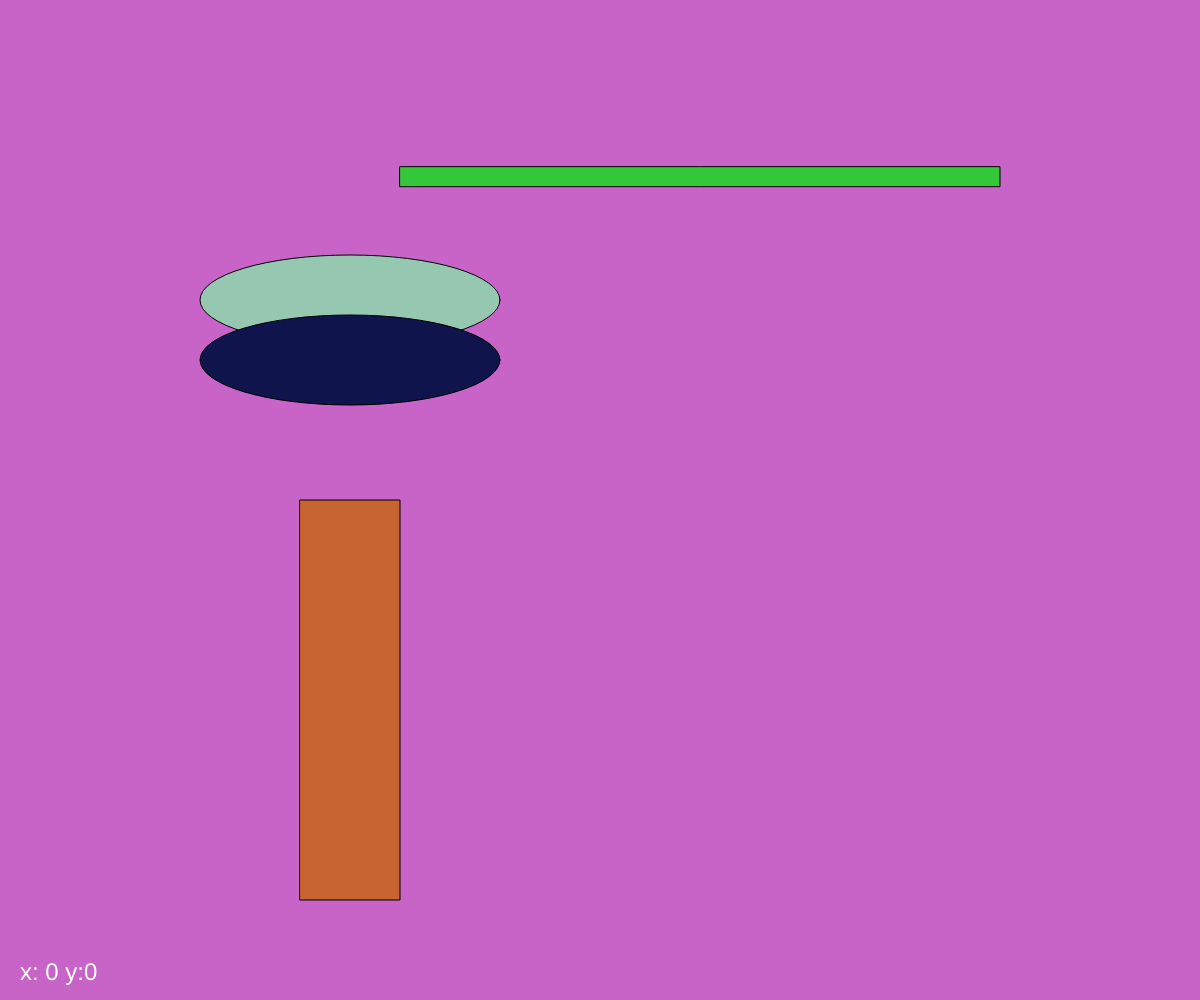
Frame 1 (no input)
Frame 60 (no input): identical to frame 1, image omitted
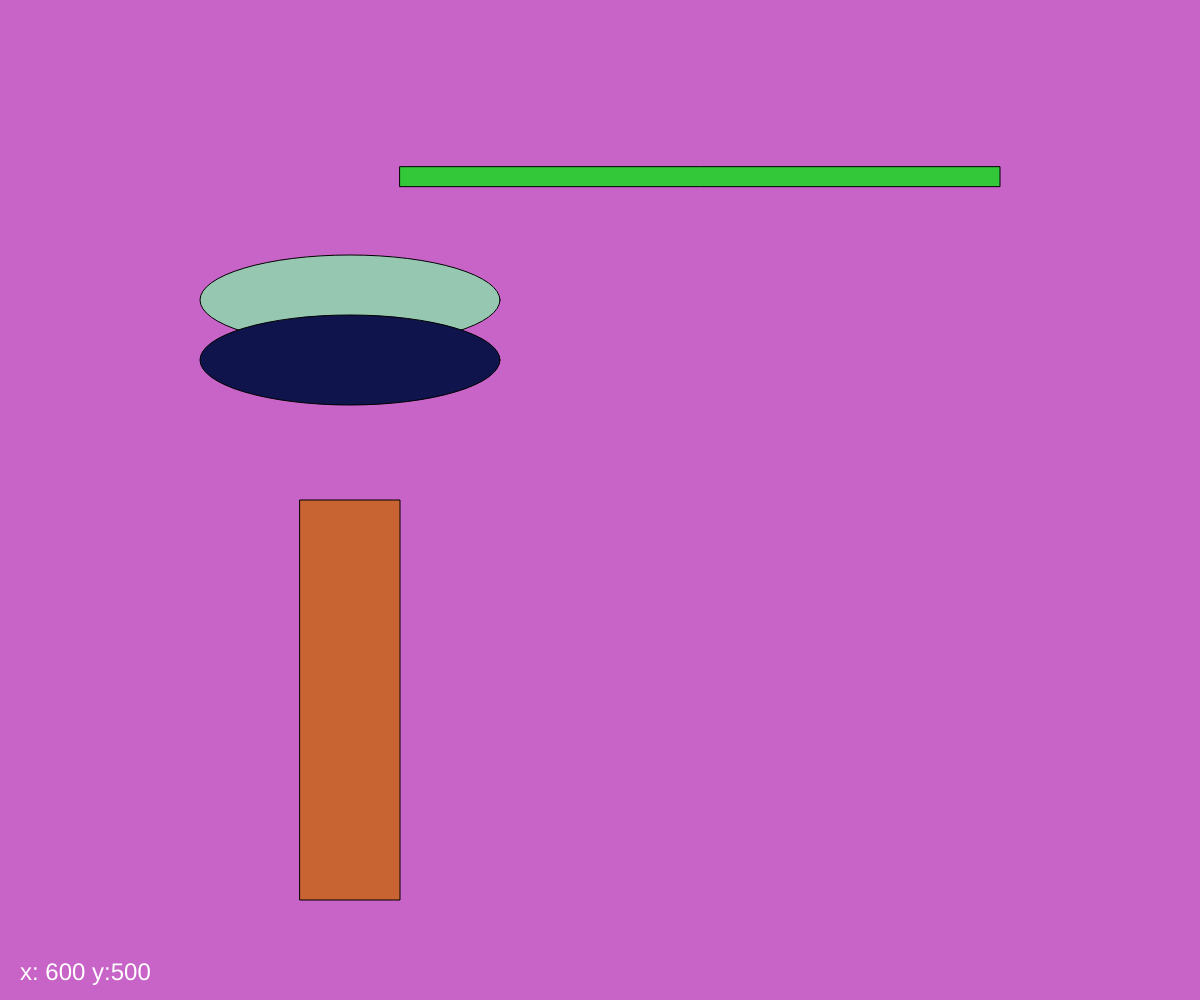
Frame 120 (the mouse pressed at the canvas centre since frame 60)

The p5.js sketch that drew these frames (run headless with seeded random() and noise() and a simulated clock; from frame 60 on, the mouse is pressed at the canvas centre):

// p5.js sketch
// ── sketch.js

// Setup code goes here
var gDebugMode = true;
var ellipseXpos = 0;
var ellipseYpos = 300;
var ellipseDist = 60;

function setup() {
  createCanvas(1200, 1000);

  textSize(24);
  textAlign(LEFT);

  // print("starting up simlpe shapers");
  // print("Width = " + width);
  // print("Height = " + height);

  // rectMode(CENTER);
 

  ellispseXpos = width/2 - 250;

 }


// Draw code goes here
function draw() {
 background(200, 100, 200);
 
 drawEllipses();
 drawRect();

 if( gDebugMode == true){
    drawDebugInfo();
 }
}
// function mousePressed(){
//   print("mouse pressed at x: " + mouseX + " y:" + mouseY);
// }


function drawDebugInfo(){
  fill(255);
  text("x: " + mouseX + " y:" + mouseY, 20, height - 20);

} 
function keyTyped() {
  if (key === ' ') {
    gDebugMode = !gDebugMode;
  }
}



function drawRect(){
  fill(200, 100, 50);
  rect(width/4, height/2, 100, 400);

  fill(50, 200, 57);
  rect(width/3, height/6, 600, 20);

}
function drawEllipses(){
  fill(150, 200, 177);
  ellipse(ellispseXpos, ellipseYpos, 300, 90);

  fill(15, 20, 77);
  ellipse(ellispseXpos, ellipseYpos + ellipseDist, 300, 90);

}
